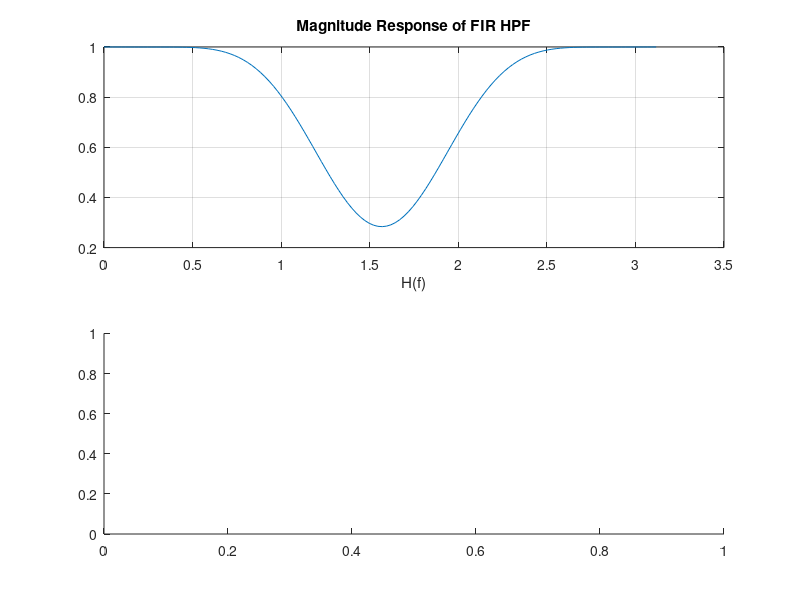

This chart was generated by the following MATLAB code: (Note: this script raises an error after producing the figure.)
clc
close all
clear all

n = 20;

fp = 200;
fq = 300;
fs = 1000;
wn = [fp fq]/(fs/2);
b = fir1(n, wn, 'low', blackman(n+1));
[h, f] = freqz(b, 1, 128);

figure;
subplot(2,1,1)
plot(f, abs(h));
title('Magnitude Response of FIR HPF');
xlabel('H(f)');
grid on;

subplot(2,1,2)
plot(f,phase(h));
title('Angle Response of FIR HPF');
xlabel('f');
grid on;
